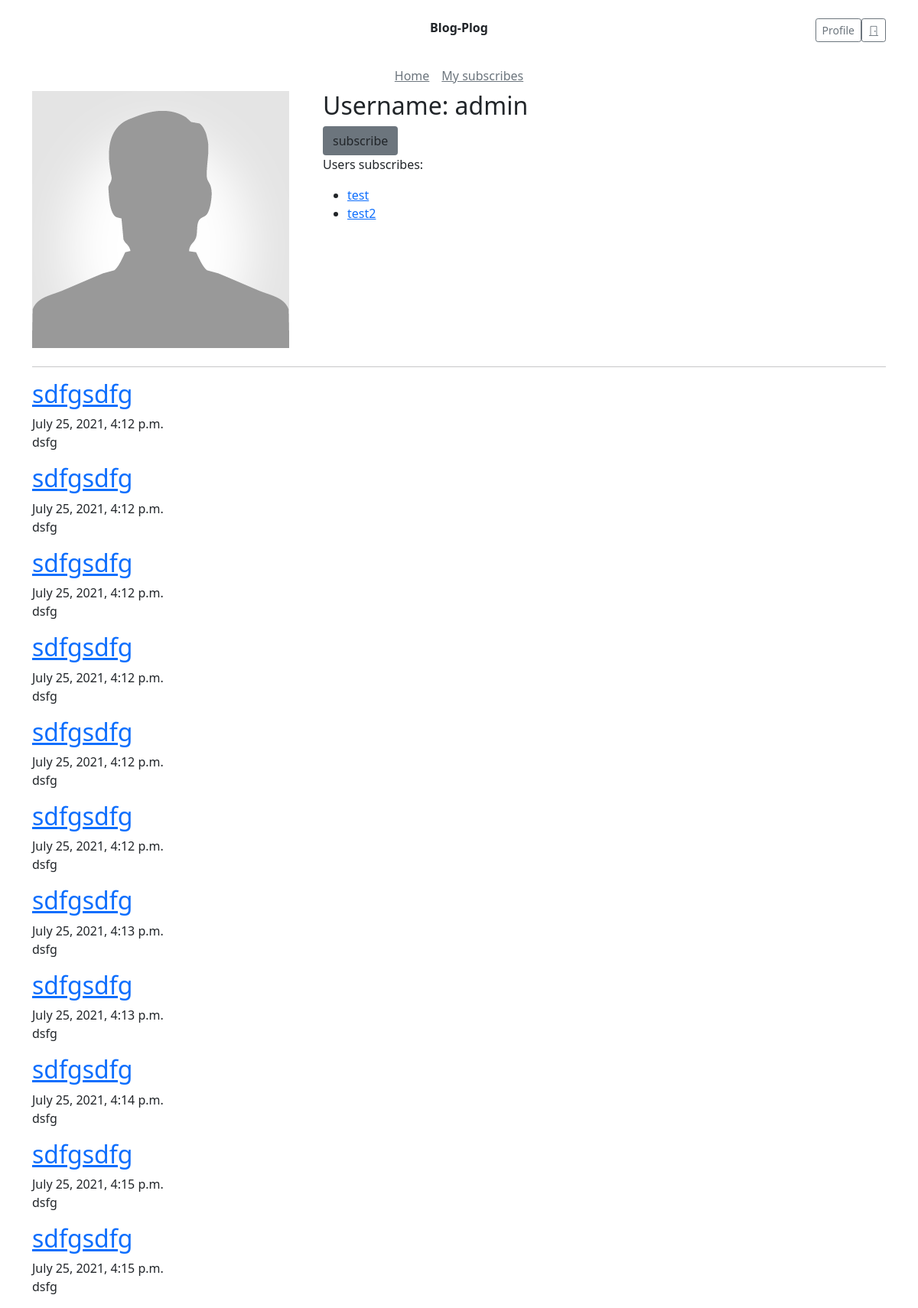
/users/1/ (signed in), run on the app's committed database.
### blog/models.py (models this page shows, shortened)
class UserSubscription(models.Model):
    user = models.ForeignKey(User, related_name='users', on_delete=models.CASCADE, null=True, blank=True)
    author = models.ForeignKey(User, related_name='authors', on_delete=models.CASCADE, null=True, blank=True)

class Post(models.Model):
    title = models.CharField(max_length=500)
    content = models.TextField()
    created_at = models.DateTimeField(auto_now_add=True)
    author = models.ForeignKey(User, on_delete=models.CASCADE, null=True, blank=True)

### blog/views.py (the view)
# urls.py: path('users/<int:pk>/', views.UserPage.as_view(), name='user'),
class UserPage(TemplateView):
    template_name = 'user.html'
    def get_context_data(self, **kwargs):
        context = super().get_context_data(**kwargs)
        context['user'] = User.objects.get(pk=kwargs['pk'])
        context['posts'] = Post.objects.filter(author=kwargs['pk'])
        context['subscribes'] = UserSubscription.objects.filter(user=kwargs['pk'])
        context['is_subscribed'] = UserSubscription.objects.filter(
            user=self.request.user,
            author=kwargs['pk']).exists()
        return context

### blog/templates/user.html
{% extends 'base.html' %}
{% load static %}
{% block content %}
    <div class="row mb-4">
        <div class="col-4">
            <img src="{% static 'img/no-img.png' %}" alt="">
        </div>
        <div class="col-6">
            <div>
                <h2>Username: {{ user.username }}</h2>
                {% if is_subscribed %}
                    <a class="btn bg-secondary" href="{% url 'user.unsubscribe' user.id %}">unsubscribe</a>
                {% else %}
                    <a class="btn bg-secondary" href="{% url 'user.subscribe' user.id %}">subscribe</a>
                {% endif %}
            </div>
            <p>Users subscribes:</p>
            <ul>
                {% for subscribe in subscribes %}
                    <li><a href="{% url 'user' subscribe.author.id %}">{{ subscribe.author.username }}</a></li>
                {% empty %}
                    <li>No subscribes</li>
                {% endfor %}
            </ul>
        </div>
    </div>
    <hr />
    {% for post in posts %}
    <div class="row">
        <article class="col-12">
            <h2><a href="{% url 'post.detail' post.id %}">{{ post.title }}</a></h2>
            <span>{{ post.created_at }}</span>
            <p>{{ post.content }}</p>
        </article>
    </div>
    {% empty %}
    <div class="row">No posts yet.</div>
    {% endfor %}
{% endblock %}

### data on the page
UserSubscription: author.username "test"
UserSubscription: author.username "test2"
Post: title "sdfgsdfg", created_at "July 25, 2021, 4:12 p.m.", content "dsfg"
Post: title "sdfgsdfg", created_at "July 25, 2021, 4:12 p.m.", content "dsfg"
Post: title "sdfgsdfg", created_at "July 25, 2021, 4:12 p.m.", content "dsfg"
Post: title "sdfgsdfg", created_at "July 25, 2021, 4:12 p.m.", content "dsfg"
Post: title "sdfgsdfg", created_at "July 25, 2021, 4:12 p.m.", content "dsfg"
Post: title "sdfgsdfg", created_at "July 25, 2021, 4:12 p.m.", content "dsfg"
Post: title "sdfgsdfg", created_at "July 25, 2021, 4:13 p.m.", content "dsfg"
Post: title "sdfgsdfg", created_at "July 25, 2021, 4:13 p.m.", content "dsfg"
Post: title "sdfgsdfg", created_at "July 25, 2021, 4:14 p.m.", content "dsfg"
Post: title "sdfgsdfg", created_at "July 25, 2021, 4:15 p.m.", content "dsfg"
Post: title "sdfgsdfg", created_at "July 25, 2021, 4:15 p.m.", content "dsfg"

### other printed values
{{ user.username }} "admin"
